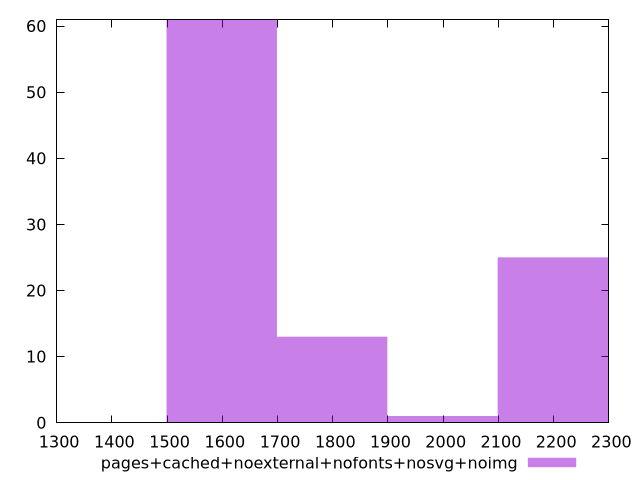

Recreate this plot in gnuplot.
$_pagesCachedNoexternalNofontsNosvgNoimg <<EOF
1598.9745949344074 61
1798.8464193012082 13
2198.59006803481 25
1998.718243668009 1
EOF
set key outside below
set terminal pngcairo
set output "report_00005_2020-11-02T22-26-11.212Z/interactive/pages+cached+noexternal+nofonts+nosvg+noimg//raw_hist.png"
set yrange [0:61]
set boxwidth 199.87182436680092
set style fill transparent solid 0.5 noborder
plot $_pagesCachedNoexternalNofontsNosvgNoimg title "pages+cached+noexternal+nofonts+nosvg+noimg" with boxes ,
